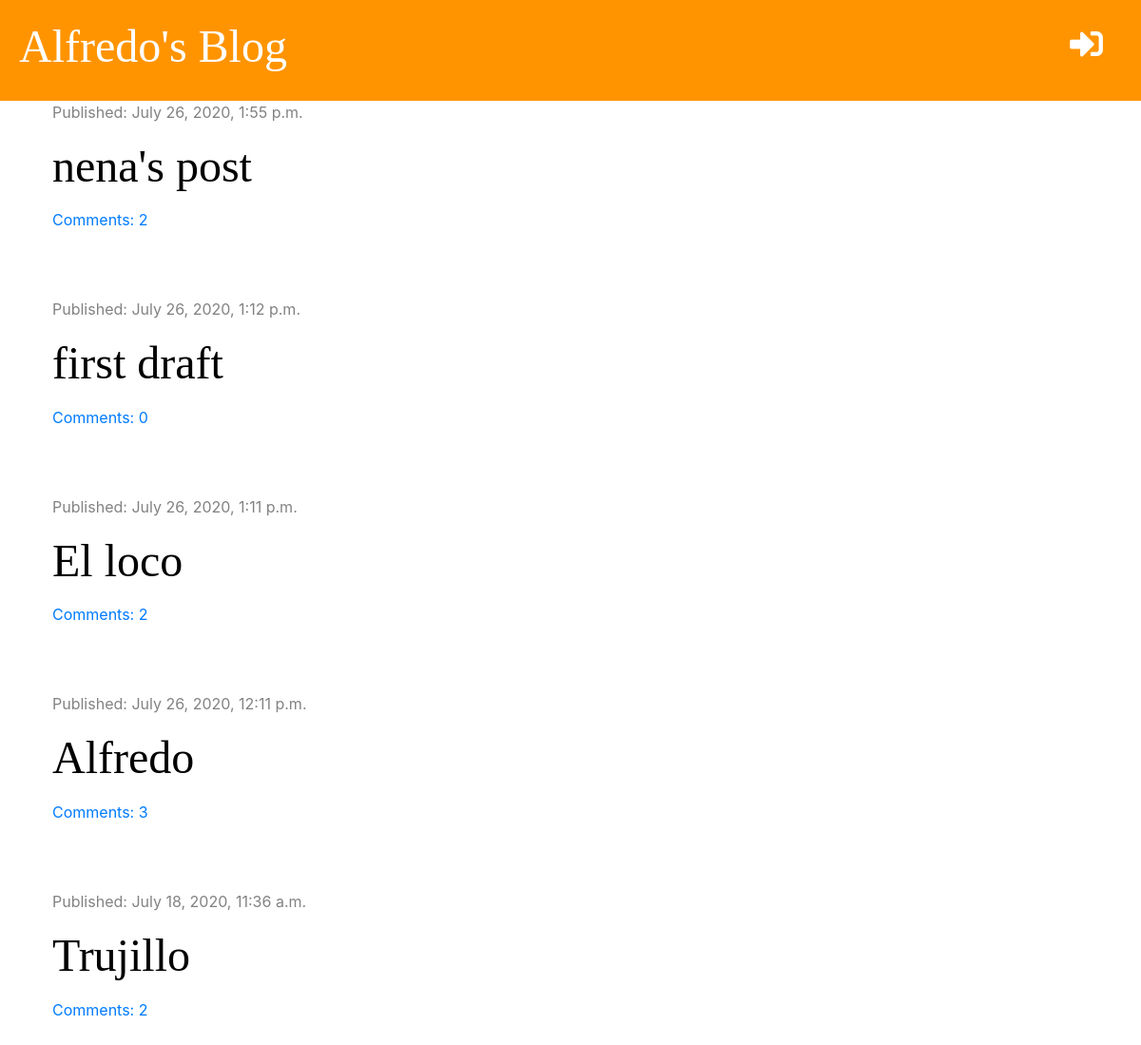
Before: / with the older database file.
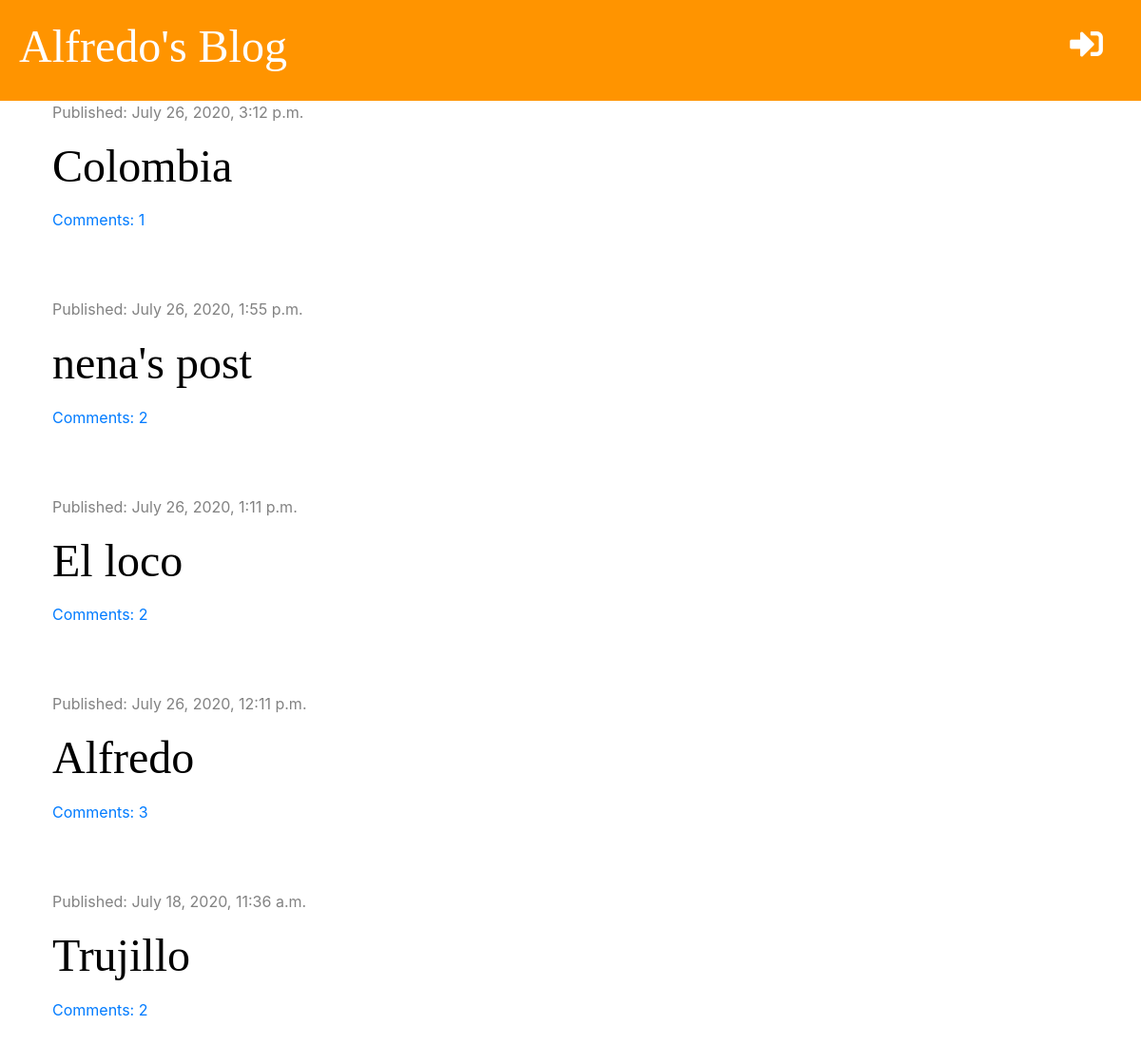
After: the same page with the newer database file.
### blog/models.py (models this page shows, shortened)
class Post(models.Model):
    author = models.ForeignKey('auth.User', on_delete=models.CASCADE)
    title = models.CharField(max_length=200)
    text = models.TextField()
    created_date = models.DateTimeField(default= timezone.now)
    published_date = models.DateTimeField(blank=True, null=True)
    def approved_comments(self):
        return self.comments.filter(approved=True)

### blog/views.py (the view)
# urls.py: path('', views.post_list, name='post_list'),
def post_list(request):
    posts = Post.objects.filter(published_date__lte=timezone.now()).order_by('-published_date')
    stuff_for_frontend = {'posts': posts}
    return render(request, 'blog/post_list.html', stuff_for_frontend)

### blog/templatetags/markdownify.py (called while the page is built)
@register.filter
def markdown(value):
    renderer = HighlightRenderer()
    markdown = mistune.Markdown(renderer=renderer)
    return markdown(value)

### blog/templates/blog/post_list.html (shortened to what this page needs)
{% extends 'blog/base.html' %}
{% load markdownify %}
{% block content %}
    {% for post in posts %}
        <div class="post">
            <div class="date">
                <p>Published: {{ post.published_date }}</p>
            </div>
            <h1><a href="{% url 'post_detail' pk=post.pk %}">{{ post.title }}</a></h1>
            <a href="{% url 'post_detail' pk=post.pk %}">Comments: {{ post.approved_comments.count }}</a>
        </div>
    {% endfor %}
{% endblock %}

Changed rows visible on the page:
removed Post: published_date "July 26, 2020, 1:12 p.m.", title "first draft", approved_comments.count "0"
added Post: published_date "July 26, 2020, 3:12 p.m.", title "Colombia", approved_comments.count "1"
